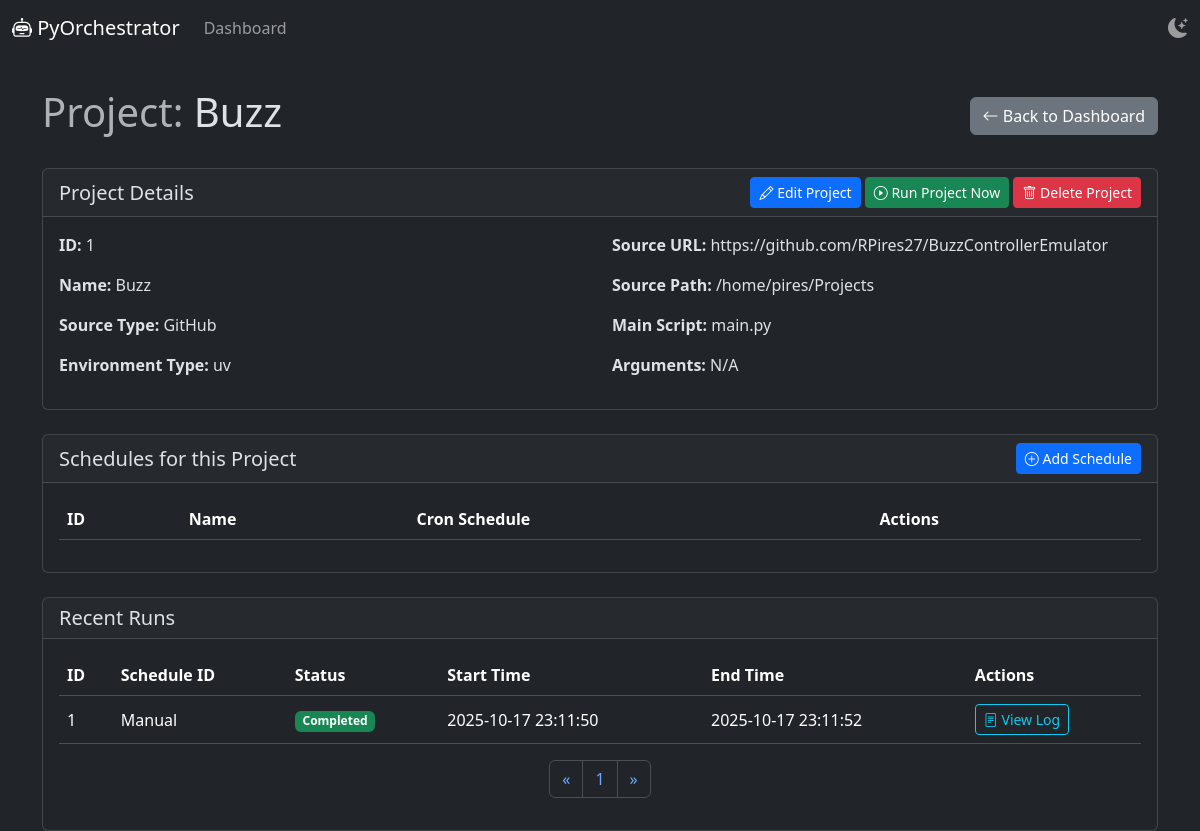
/projects/1?page=0&page_size=10, run on the app's committed database.
### app/models/project.py (models this page shows)
class Project(Base):
    __tablename__ = "projects"
    id = Column(Integer, primary_key=True, index=True)
    name = Column(String, unique=True, index=True)
    source_type = Column(String)
    source_url = Column(String, nullable=True)
    source_path = Column(String, nullable=True)
    main_script = Column(String)
    arguments = Column(String, nullable=True)
    environment_type = Column(String)
    schedules = relationship("Schedule", back_populates="project", cascade="all, delete-orphan")
    runs = relationship("Run", back_populates="project", cascade="all, delete-orphan")

### app/models/run.py (models this page shows)
class Run(Base):
    __tablename__ = "runs"
    id = Column(Integer, primary_key=True, index=True)
    project_id = Column(Integer, ForeignKey("projects.id"))
    schedule_id = Column(Integer, ForeignKey("schedules.id"), nullable=True)
    start_time = Column(DateTime, default=datetime.now)
    end_time = Column(DateTime, nullable=True)
    status = Column(String, default="pending") # pending, running, completed, failed
    log_output = Column(String, nullable=True)
    project = relationship("Project", back_populates="runs")
    schedule = relationship("Schedule", back_populates="runs")

### app/main.py (the view)
@app.get("/projects/{project_id}", response_class=HTMLResponse)
async def project_detail(
    request: Request,
    project_id: int,
    db: Session = Depends(get_db),
    page: int = 1,
    page_size: int = 10 # Default page size
):
    project = crud_project.get_project(db, project_id=project_id)
    if project is None:
        raise HTTPException(status_code=404, detail="Project not found")
    schedules_data = crud_schedule.get_schedules_by_project_id(db, project_id=project_id)
    total_runs = crud_run.get_runs_count_by_project_id(db, project_id=project_id)
    runs_data = crud_run.get_runs_by_project_id(db, project_id=project_id, page=page, page_size=page_size)
    total_pages = math.ceil(total_runs / page_size)
    return templates.TemplateResponse("project_detail.html", {
        "request": request,
        "project": project,
        "schedules": schedules_data,
        "runs": runs_data,
        "current_page": page,
        "total_pages": total_pages,
        "page_size": page_size
    })

### templates/project_detail.html (shortened to what this page needs)
{% extends "base.html" %}
{% block content %}
<div class="d-flex justify-content-between align-items-center mb-4">
    <h1><span class="text-muted">Project:</span> {{ project.name }}</h1>
    <div>
        <a href="/" class="btn btn-secondary"><i class="bi bi-arrow-left"></i> Back to Dashboard</a>
    </div>
</div>
<div class="card mb-4">
    <div class="card-header d-flex justify-content-between align-items-center">
        <h2 class="h5 mb-0">Project Details</h2>
        <div>
            <a href="/projects/{{ project.id }}/edit" class="btn btn-primary btn-sm"><i class="bi bi-pencil"></i> Edit Project</a>
            <form action="/projects/{{ project.id }}/run" method="post" style="display:inline;">
                <button type="submit" class="btn btn-success btn-sm"><i class="bi bi-play-circle"></i> Run Project Now</button>
            </form>
            <form action="/projects/{{ project.id }}/delete" method="post" style="display:inline;" onsubmit="return confirm('Are you sure you want to delete this project and all its associated schedules and runs?');">
                <button type="submit" class="btn btn-danger btn-sm"><i class="bi bi-trash"></i> Delete Project</button>
            </form>
        </div>
    </div>
    <div class="card-body">
        <div class="row">
            <div class="col-md-6">
                <p><strong>ID:</strong> {{ project.id }}</p>
                <p><strong>Name:</strong> {{ project.name }}</p>
                <p><strong>Source Type:</strong> {{ project.source_type }}</p>
                <p><strong>Environment Type:</strong> {{ project.environment_type }}</p>
            </div>
            <div class="col-md-6">
                <p><strong>Source URL:</strong> {{ project.source_url if project.source_url else 'N/A' }}</p>
                <p><strong>Source Path:</strong> {{ project.source_path }}</p>
                <p><strong>Main Script:</strong> {{ project.main_script }}</p>
                <p><strong>Arguments:</strong> {{ project.arguments if project.arguments else 'N/A' }}</p>
            </div>
        </div>
    </div>
</div>
<div class="card mb-4">
    <div class="card-header d-flex justify-content-between align-items-center">
        <h2 class="h5 mb-0">Schedules for this Project</h2>
        <a href="/schedules/add?project_id={{ project.id }}" class="btn btn-primary btn-sm"><i class="bi bi-plus-circle"></i> Add Schedule</a>
    </div>
    <div class="card-body">
        <table class="table table-hover align-middle">
            <thead>
                <tr>
                    <th>ID</th>
                    <th>Name</th>
                    <th>Cron Schedule</th>
                    <th>Actions</th>
                </tr>
            </thead>
        </table>
    </div>
</div>
<div class="card">
    <div class="card-header">
        <h2 class="h5 mb-0">Recent Runs</h2>
    </div>
    <div class="card-body">
        <table class="table table-hover align-middle">
            <thead>
                <tr>
                    <th>ID</th>
                    <th>Schedule ID</th>
                    <th>Status</th>
                    <th>Start Time</th>
                    <th>End Time</th>
                    <th>Actions</th>
                </tr>
            </thead>
            <tbody>
                {% for run in runs %}
                <tr>
                    <td>{{ run.id }}</td>
                    <td>{{ run.schedule_id if run.schedule_id else 'Manual' }}</td>
                    <td>
                        {% if run.status == 'completed' %}
                        <span class="badge bg-success">Completed</span>
                        {% elif run.status == 'failed' %}
                        <span class="badge bg-danger">Failed</span>
                        {% elif run.status == 'running' %}
                        <span class="badge bg-primary">Running</span>
                        {% else %}
                        <span class="badge bg-secondary">{{ run.status }}</span>
                        {% endif %}
                    </td>
                    <td>{{ run.start_time.strftime('%Y-%m-%d %H:%M:%S') }}</td>
                    <td>{{ run.end_time.strftime('%Y-%m-%d %H:%M:%S') if run.end_time else 'N/A' }}</td>
                    <td><a href="/runs/{{ run.id }}" class="btn btn-sm btn-outline-info"><i class="bi bi-file-text"></i> View Log</a></td>
                </tr>
                {% endfor %}
            </tbody>
        </table>
        <nav aria-label="Page navigation for runs">
            <ul class="pagination justify-content-center">
                <li class="page-item {% if current_page == 1 %}disabled{% endif %}">
                    <a class="page-link" href="/projects/{{ project.id }}?page={{ current_page - 1 }}&page_size={{ page_size }}" aria-label="Previous">
                        <span aria-hidden="true">&laquo;</span>
                    </a>
                </li>
                {% for page_num in range(1, total_pages + 1) %}
                <li class="page-item {% if current_page == page_num %}active{% endif %}">
                    <a class="page-link" href="/projects/{{ project.id }}?page={{ page_num }}&page_size={{ page_size }}">{{ page_num }}</a>
                </li>
                {% endfor %}
                <li class="page-item {% if current_page == total_pages %}disabled{% endif %}">
                    <a class="page-link" href="/projects/{{ project.id }}?page={{ current_page + 1 }}&page_size={{ page_size }}" aria-label="Next">
                        <span aria-hidden="true">&raquo;</span>
                    </a>
                </li>
            </ul>
        </nav>
    </div>
</div>
{% endblock %}

### templates/base.html (style rules this page uses)
body { min-height: 100vh; }

### data on the page
Project: name "Buzz", id "1", source_type "GitHub", environment_type "uv", source_url "https://github.com/RPires27/BuzzControllerEmulator", source_path "/home/pires/Projects", main_script "main.py", arguments "N/A"
Run: id "1", schedule_id "Manual", status "Completed", start_time "2025-10-17 23:11:50", end_time "2025-10-17 23:11:52"

### other printed values
{{ page_num }} "1"
